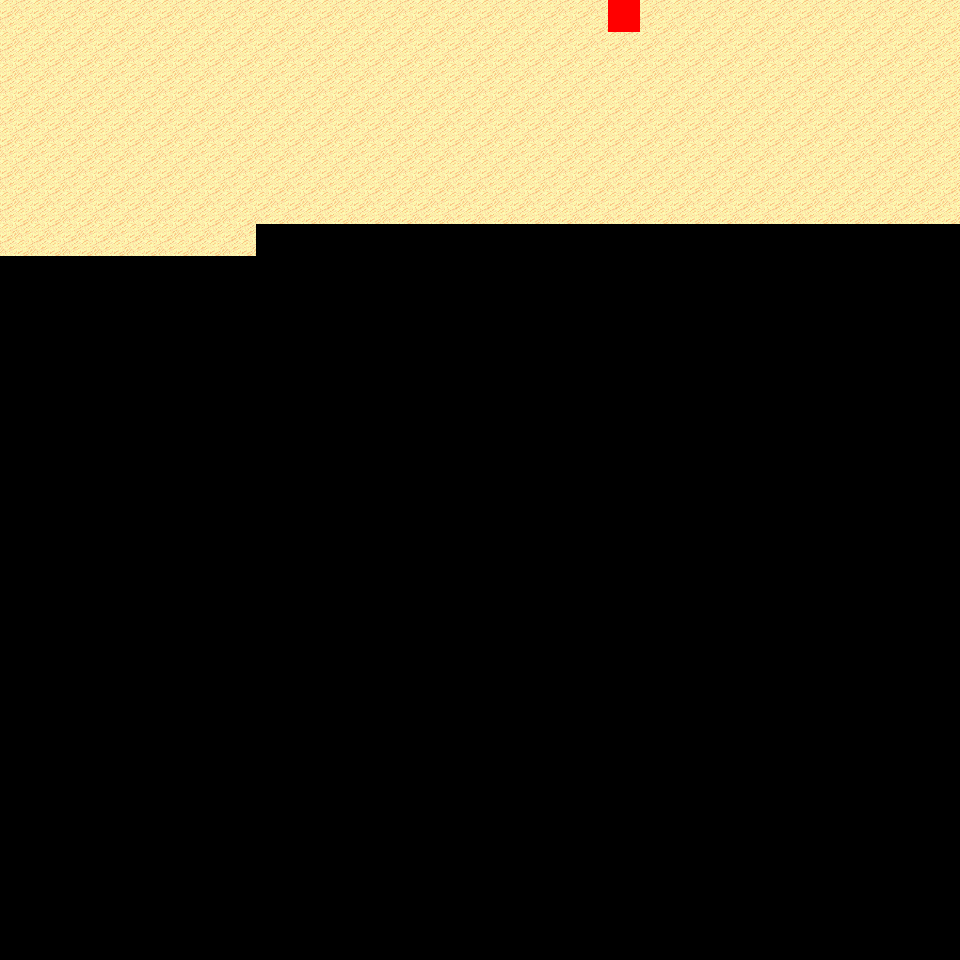

This is a level from a 2D game, rendered from its Tiled map with the project's own tilesets. A one-line summary and the map file follow, with tile-layer data summarised:
An orthogonal 30x30 tile map with 32x32 px tiles, 6 tile layers (Ground, Object, Object2, Above, ...), 6 tilesets and 3 objects (3x mapExit).

<map version="1.0" orientation="orthogonal" renderorder="right-down" width="30" height="30" tilewidth="32" tileheight="32" nextobjectid="4">
  <tileset firstgid="1" name="tileset_logic_collision" tilewidth="32" tileheight="32" tilecount="1" columns="1">
    <image source="../drawable/tileset_logic_collision.png" width="32" height="32" />
  </tileset>
  <tileset firstgid="2" name="tileset_terrain_desert" tilewidth="32" tileheight="32" tilecount="88" columns="8">
    <image source="../drawable/tileset_terrain_desert.png" width="256" height="352" />
  </tileset>
  <tileset firstgid="90" name="tileset_ground_sand_2" tilewidth="32" tileheight="32" tilecount="15" columns="5">
    <image source="../drawable/tileset_ground_sand_2.png" width="160" height="96" />
  </tileset>
  <tileset firstgid="105" name="tileset_plant_cactus_2" tilewidth="32" tileheight="32" tilecount="10" columns="5">
    <image source="../drawable/tileset_plant_cactus_2.png" width="160" height="64" />
  </tileset>
  <tileset firstgid="115" name="tileset_plant_cactus" tilewidth="32" tileheight="32" tilecount="2" columns="1">
    <image source="../drawable/tileset_plant_cactus.png" width="32" height="64" />
  </tileset>
  <tileset firstgid="117" name="tileset_plant_round_cactuses" tilewidth="32" tileheight="32" tilecount="20" columns="10">
    <image source="../drawable/tileset_plant_round_cactuses.png" width="320" height="64" />
  </tileset>
  <layer name="Ground" width="30" height="30">
    <data>[900 cells, 218 non-empty, 2 distinct tile ids]</data>
  </layer>
  <layer name="Object" width="30" height="30">
    <data>[900 cells, 0 non-empty, 0 distinct tile ids]</data>
  </layer>
  <layer name="Object2" width="30" height="30">
    <data>[900 cells, 0 non-empty, 0 distinct tile ids]</data>
  </layer>
  <layer name="Above" width="30" height="30">
    <data>[900 cells, 0 non-empty, 0 distinct tile ids]</data>
  </layer>
  <layer name="Above2" width="30" height="30">
    <data>[900 cells, 0 non-empty, 0 distinct tile ids]</data>
  </layer>
  <layer name="Walkable" width="30" height="30">
    <data>[900 cells, 1 non-empty, 1 distinct tile ids]</data>
  </layer>
  <objectgroup name="MapEvents">
    <object id="1" name="north" type="mapExit" x="0" y="0" width="608" height="32">
      <properties>
        <property name="map" value="level_0_x21_y131" />
        <property name="x" value="0" />
        <property name="y" value="28" />
      </properties>
    </object>
    <object id="2" name="north2" type="mapExit" x="640" y="0" width="320" height="32">
      <properties>
        <property name="map" value="level_0_x21_y131" />
        <property name="x" value="20" />
        <property name="y" value="28" />
      </properties>
    </object>
    <object id="3" name="west" type="mapExit" x="0" y="0" width="32" height="960">
      <properties>
        <property name="map" value="level_0_x20_y132" />
        <property name="x" value="28" />
        <property name="y" value="0" />
      </properties>
    </object>
  </objectgroup>
</map>
